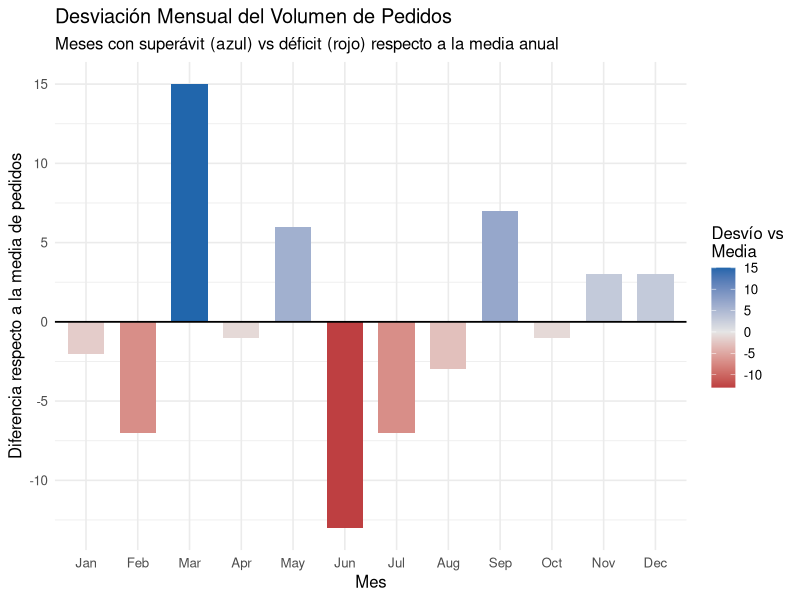
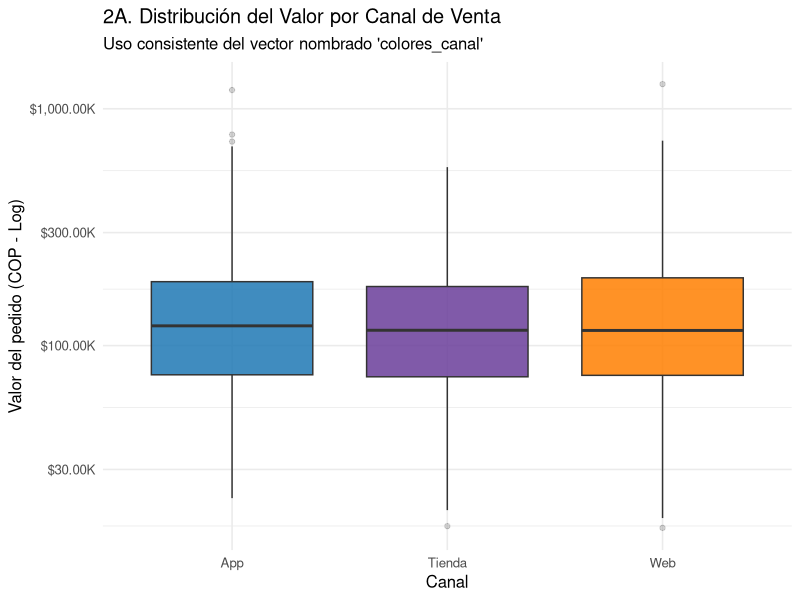
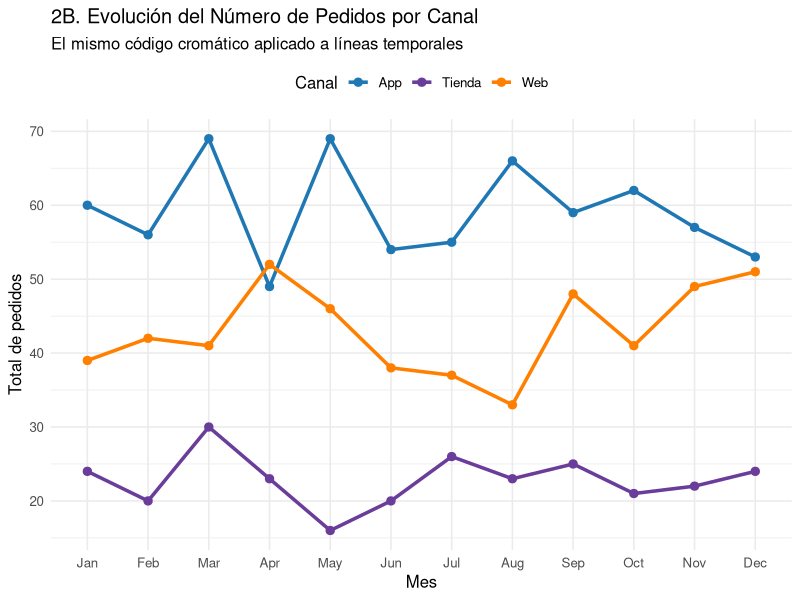

Source code (R) for these figures, in order:
library(tidyverse)
library(lubridate)
library(scales)

set.seed(909); n <- 1500
dias <- seq(as.Date("2025-01-01"), as.Date("2025-12-31"), "day")

pedidos <- tibble(
  fecha        = sample(dias, n, replace = TRUE),
  canal        = sample(c("App", "Web", "Tienda"), n, TRUE, prob = c(.45, .35, .20)),
  categoria    = sample(c("Tecnología", "Hogar", "Moda"), n, replace = TRUE),
  valor        = round(rlnorm(n, 11.5 + 0.6 * (categoria == "Tecnología"), 0.6), -2),
  dias_entrega = rpois(n, lambda = 3) + 1,
  calificacion = sample(1:5, n, TRUE, prob = c(1, 2, 3, 7, 7))
)

# 1. Gráfico de Desvío con Paleta Divergente
desvio_mes <- pedidos %>%
  count(mes = month(fecha, label = TRUE, abbr = TRUE)) %>%
  mutate(desvio = n - mean(n))

p_divergente <- ggplot(desvio_mes, aes(x = mes, y = desvio, fill = desvio)) +
  geom_col(width = 0.7) +
  geom_hline(yintercept = 0, color = "black", linewidth = 0.6) +
  scale_fill_gradient2(
    low = "#b2182b",   # Rojo oscuro (por debajo de la media)
    mid = "grey90",    # Gris neutro (en la media)
    high = "#2166ac",  # Azul oscuro (por encima de la media)
    midpoint = 0,
    name = "Desvío vs\nMedia"
  ) +
  labs(
    title = "Desviación Mensual del Volumen de Pedidos",
    subtitle = "Meses con superávit (azul) vs déficit (rojo) respecto a la media anual",
    x = "Mes",
    y = "Diferencia respecto a la media de pedidos"
  ) +
  theme_minimal(base_size = 12)

print(p_divergente)

# 2. Definición de colores_canal con nombres (Paleta Colorblind-Friendly)
# Usamos Azul, Naranja y Púrpura (seguros para daltonismo y de alto contraste)
colores_canal <- c(
  "App"    = "#1f78b4",  # Azul
  "Web"    = "#ff7f00",  # Naranja
  "Tienda" = "#6a3d9a"   # Púrpura
)

# Gráfico 2A: Distribución del valor de pedidos por canal (Boxplot)
p_canal_1 <- ggplot(pedidos, aes(x = canal, y = valor, fill = canal)) +
  geom_boxplot(alpha = 0.85, outlier.alpha = 0.2, show.legend = FALSE) +
  scale_fill_manual(values = colores_canal) +
  scale_y_log10(labels = label_dollar(prefix = "$", scale = 1e-3, suffix = "K")) +
  labs(
    title = "2A. Distribución del Valor por Canal de Venta",
    subtitle = "Uso consistente del vector nombrado 'colores_canal'",
    x = "Canal",
    y = "Valor del pedido (COP - Log)"
  ) +
  theme_minimal(base_size = 12)

print(p_canal_1)

# Gráfico 2B: Tendencia temporal de pedidos mensuales por canal (Líneas)
pedidos_mes_canal <- pedidos %>%
  mutate(mes = month(fecha, label = TRUE, abbr = TRUE)) %>%
  count(mes, canal)

p_canal_2 <- ggplot(pedidos_mes_canal, aes(x = mes, y = n, color = canal, group = canal)) +
  geom_line(linewidth = 1.2) +
  geom_point(size = 2.5) +
  scale_color_manual(values = colores_canal) +
  labs(
    title = "2B. Evolución del Número de Pedidos por Canal",
    subtitle = "El mismo código cromático aplicado a líneas temporales",
    x = "Mes",
    y = "Total de pedidos",
    color = "Canal"
  ) +
  theme_minimal(base_size = 12) +
  theme(legend.position = "top")

print(p_canal_2)

# RESPUESTAS A LAS PREGUNTAS 
# Pregunta 1
cat("1. ¿Por qué aquí conviene una paleta divergente? ¿Cuál es la referencia?\n")
cat("   - ¿Por qué divergente?: Porque la variable graficada ('desvio') tiene una dirección dual\n")
cat("     y un centro natural con significado cuantitativo: valores positivos (meses con más ventas de lo normal)\n")
cat("     frente a valores negativos (meses con déficit de ventas).\n")
cat("   - Referencia: El punto neutro es 0 (midpoint = 0), que representa exactamente la MEDIA\n")
cat("     del número mensual de pedidos (mean(n)).\n\n")

# Pregunta 2
cat("2. Define colores_canal con nombres y úsalo en dos gráficos distintos.\n")
cat("   - Se definió un vector nombrado con valores hexadecimales:\n")
cat("     c('App' = '#1f78b4', 'Web' = '#ff7f00', 'Tienda' = '#6a3d9a').\n")
cat("   - Ventaja: Al estar nombrado, R asegura que 'App' siempre reciba azul y 'Web' naranja,\n")
cat("     incluso si los datos se filtran, se reordenan o se grafican en tipos de gráficos distintos\n")
cat("     (usado en el Boxplot 2A y en las Líneas Temporales 2B).\n\n")

# Pregunta 3
cat("3. ¿Tus gráficos se entienden sin distinguir rojo y verde? Pruébalos en Coblis.\n")
cat("   RTA: SÍ, son 100% accesibles y legibles bajo cualquier tipo de daltonismo:\n")
cat("   a) Paleta Azul-Rojo (#2166ac vs #b2182b): Al usar Azul y Rojo/Marrón, las personas con\n")
cat("      deuteranopía o protanopía (ceguera al rojo-verde) no tienen conflicto alguno.\n")
cat("   b) Redundancia de posición: El gráfico no depende únicamente del color;\n")
cat("      la posición de la barra (hacia arriba o hacia abajo del eje 0) ya comunica el signo.\n")
cat("   c) Paleta de canales (Azul, Naranja, Púrpura): Es una combinación de alto contraste que\n")
cat("      conserva una luminosidad y tono claramente distinguibles incluso en escala de grises (acromatopsia).\n")
